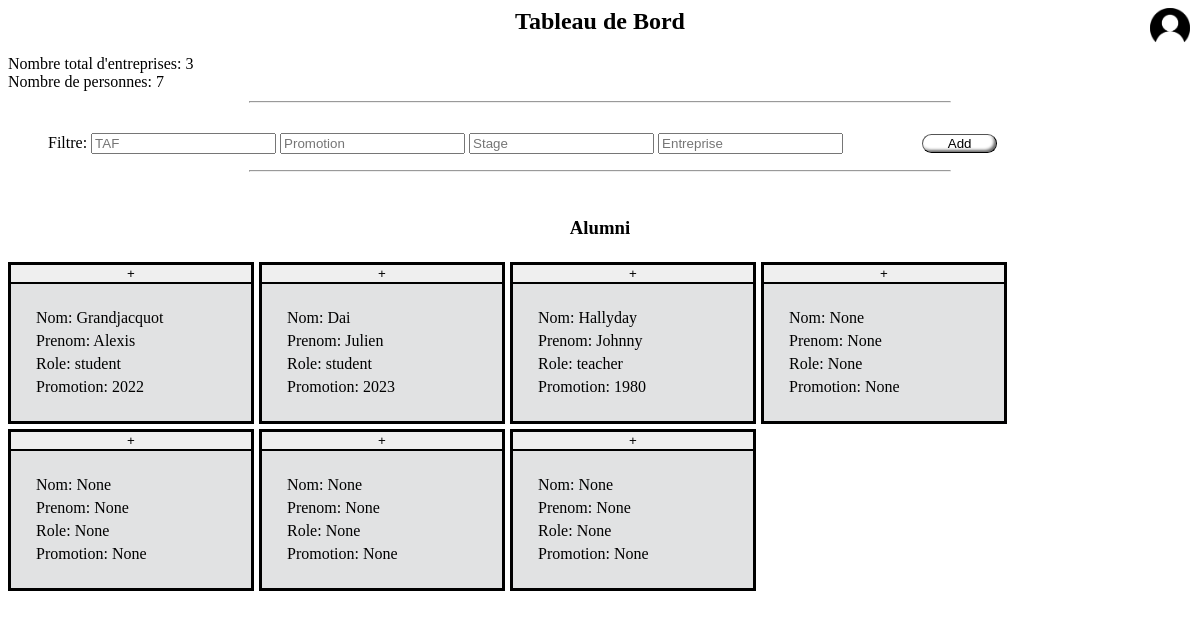
Before: /tableau_de_bord with the older database file.
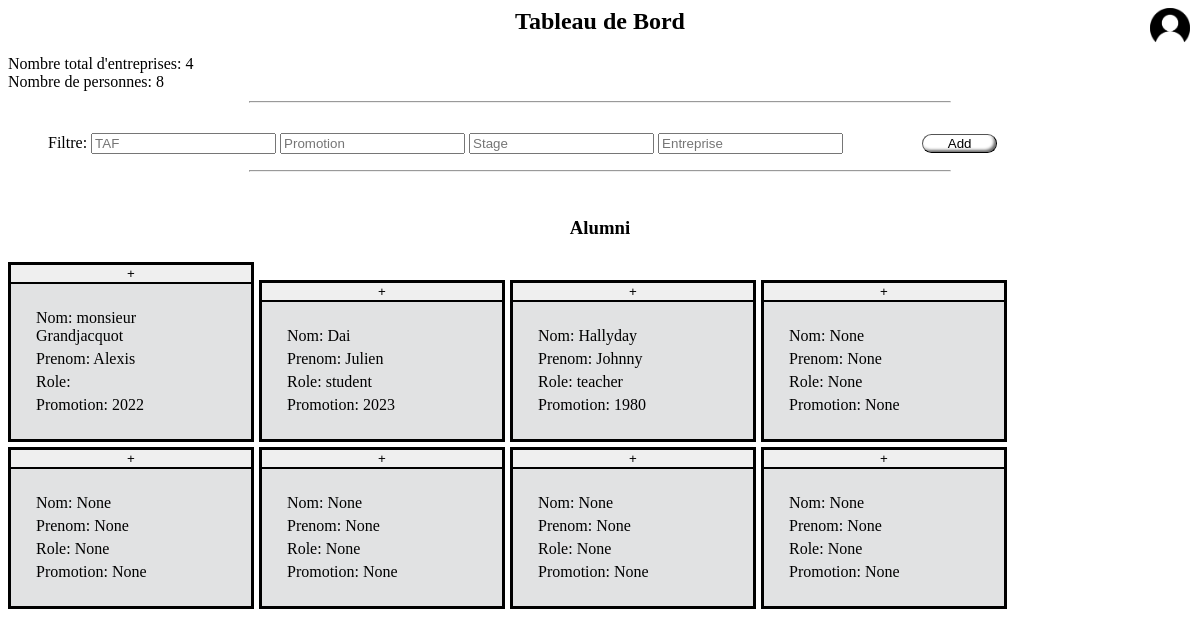
After: the same page with the newer database file.
### database/models.py (models this page shows)
class Person(db.Model):
    id = db.Column(db.Integer, primary_key=True)
    first_name = db.Column(db.String(50))
    last_name = db.Column(db.String(50))
    promotion = db.Column(db.Integer)
    role = db.Column(db.String(50))
    email=db.Column(db.String(50))
    etat_civil=db.Column(db.String(10))
    tafs=db.relationship('TAF', backref='people', secondary=junction_table_etudes)

### app.py (the view)
@app.route('/tableau_de_bord',methods=['GET','POST'])
def tableau_de_bord():
    id_connecte = request.args.get('id')
    admin=request.args.get('admin')
    people,pfes,all_tafs,organisations, positions=action_base_donnee()
    return flask.render_template("tableau_de_bord.html.jinja2", people=people, pfes=pfes, tafs=all_tafs,
                                 organisations=organisations, positions=positions,current_year=datetime.now().year,nombre_organisations=len(organisations),nombre_personnes=len(people),id_connecte=str(id_connecte),admin=admin)

### app.py (called while the page is built)
def action_base_donnee():
    people = Person.query.all()
    pfes = PFE.query.all()
    all_tafs = TAF.query.all()
    organisations = Organisation.query.all()
    positions = Position.query.all()
    return people, pfes, all_tafs, organisations, positions

### templates/tableau_de_bord.html.jinja2 (shortened to what this page needs)
<html lang="fr">
<head>
    <link rel="stylesheet" href="{{ url_for("static",filename="css/tableau_de_bord.css") }}">
</head>
<body>
<div class="haut">
    <h2> Tableau de Bord</h2>
    <span>Nombre total d'entreprises: {{ nombre_organisations }}<br>Nombre de personnes: {{ nombre_personnes }}  </span>
    {% if(admin!='admin') %}
<a class="profil" href="/informations_personnelles?id={{ id_connecte}}">
    <img class="profil" src="{{ url_for("static",filename="img/icon.png") }}">
</a>
    {% endif %}
    <HR class="ligne" WIDTH="700px">
</div>
    <nav class ="navigation">
        <ul>
            <ui>
                Filtre:
            </ui>
            <ui> <input type="text" placeholder="TAF" list="taf" id="input_taf">
            </ui>
            <ui>
            <input type="text" placeholder="Promotion" list="promotion" id="input_promotion">
            </ui>
            <ui>
                <input type="text" placeholder="Stage" list="stage" id="input_stage">
            </ui>
            <ui>
                <input type="text" placeholder="Entreprise" list="entreprise" id="input_entreprise">
            </ui>
            <ui>
                <button class="add" type="submit" onclick="get_input()" >Add</button>
            </ui>
        </ul>
    </nav>
<HR class="ligne" WIDTH="700px">
<br>
<div>
    <h3> Alumni</h3>
</div>
<ul class="everyone">
    {% for person in people %}
    <li class="someone_li" >
        <span>
             <button  id="button_plus" class="button_plus_moins" onclick="vue_plus(event.target.parentElement.parentElement)" >+</button>
            <ul class="someone">
                    {% if person.etat_civil!=none %}
                <li>
                   <span>  Nom: {{ person.etat_civil}} {{person.last_name }}</span>
                </li>
                    {% endif %}
                                {% if person.etat_civil==none %}
                <li>
                   <span>  Nom: {{person.last_name }}</span>
                </li>
                    {% endif %}
                <li>
                    <span>Prenom: {{ person.first_name }}</span>
                </li>
                <li>
                    <span>Role: {{ person.role }} </span>
                </li>
                <li>
                   <span> Promotion: <span id="promotion">{{ person.promotion }}</span></span>
                </li>
                    {% for pfe in pfes %}
                        {% if pfe.student.id == person.id %}
                            </li>
                        {% endif %}
                        {% endfor %}
            </ul>
        </span>
    {% endfor %}
</body>
</html>

### static/css/tableau_de_bord.css (style rules this page uses)
.profil { position: absolute; top:4px; right:5px; width: 40px; }
.ligne { margin-top: 10px; }
.add { border-radius:10px; background-color: white; border-width: 1px; width:75px; margin-left:75px ; margin-top: 15px; box-shadow: inset 2px 2px 3px rgba(255, 255, 255, 0.6), inset -2px -2px 3px rgba(0, 0, 0, 0.6); }
h2 { text-align: center; }
h3 { text-align: center; }
.someone { background: #e1e2e3; padding: 20px; }
.someone li { color: #000000; margin: 5px; list-style:none; }
.someone_li { display: inline-block; border: solid; margin-top:5px; margin-right:5px; }
.everyone { display: inline; padding:0; }
.button_plus_moins { width:100%; border-top: none; border-left: none; border-right: none; border-radius: 0; }

Changed rows visible on the page:
changed Person "Grandjacquot": etat_civil (not shown) → "monsieur"; role "student" → (not shown)
added Person: last_name "None", first_name "None", role "None", promotion "None"
Other visible differences:
{{ nombre_organisations }}: "3" → "4"
{{ nombre_personnes }}: "7" → "8"
